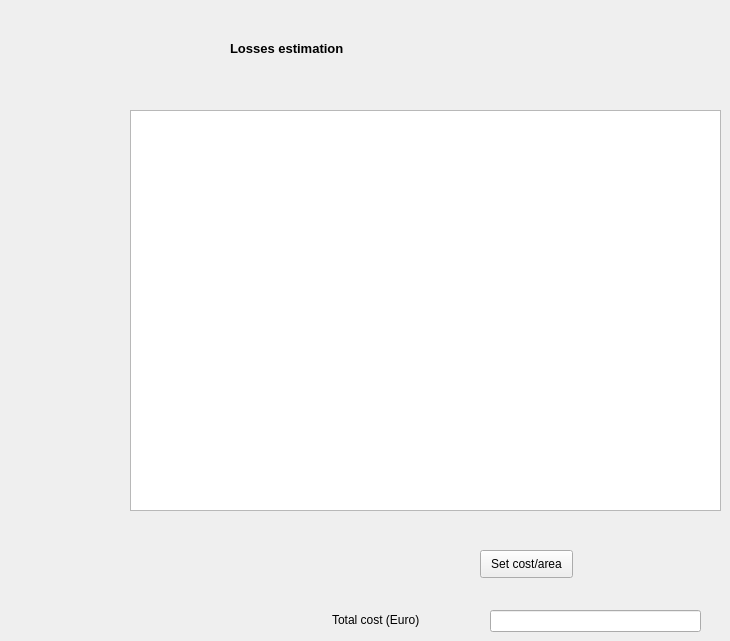
        <widget class="QWidget" name="tab_6">
         <attribute name="title">
          <string>Losses</string>
         </attribute>
         <widget class="QLabel" name="label_77">
          <property name="geometry">
           <rect>
            <x>230</x>
            <y>40</y>
            <width>171</width>
            <height>16</height>
           </rect>
          </property>
          <property name="font">
           <font>
            <pointsize>10</pointsize>
            <weight>75</weight>
            <bold>true</bold>
           </font>
          </property>
          <property name="text">
           <string>Losses estimation</string>
          </property>
         </widget>
         <widget class="QTableWidget" name="costTableWidget">
          <property name="geometry">
           <rect>
            <x>130</x>
            <y>110</y>
            <width>591</width>
            <height>401</height>
           </rect>
          </property>
         </widget>
         <widget class="QPushButton" name="updateCostAreaButton">
          <property name="geometry">
           <rect>
            <x>480</x>
            <y>550</y>
            <width>93</width>
            <height>28</height>
           </rect>
          </property>
          <property name="text">
           <string>Set cost/area</string>
          </property>
         </widget>
         <widget class="QLineEdit" name="lineEdit_5">
          <property name="geometry">
           <rect>
            <x>490</x>
            <y>610</y>
            <width>211</width>
            <height>22</height>
           </rect>
          </property>
         </widget>
         <widget class="QLabel" name="label_39">
          <property name="geometry">
           <rect>
            <x>332</x>
            <y>610</y>
            <width>121</width>
            <height>20</height>
           </rect>
          </property>
          <property name="text">
           <string>Total cost (Euro)</string>
          </property>
         </widget>
        </widget>
